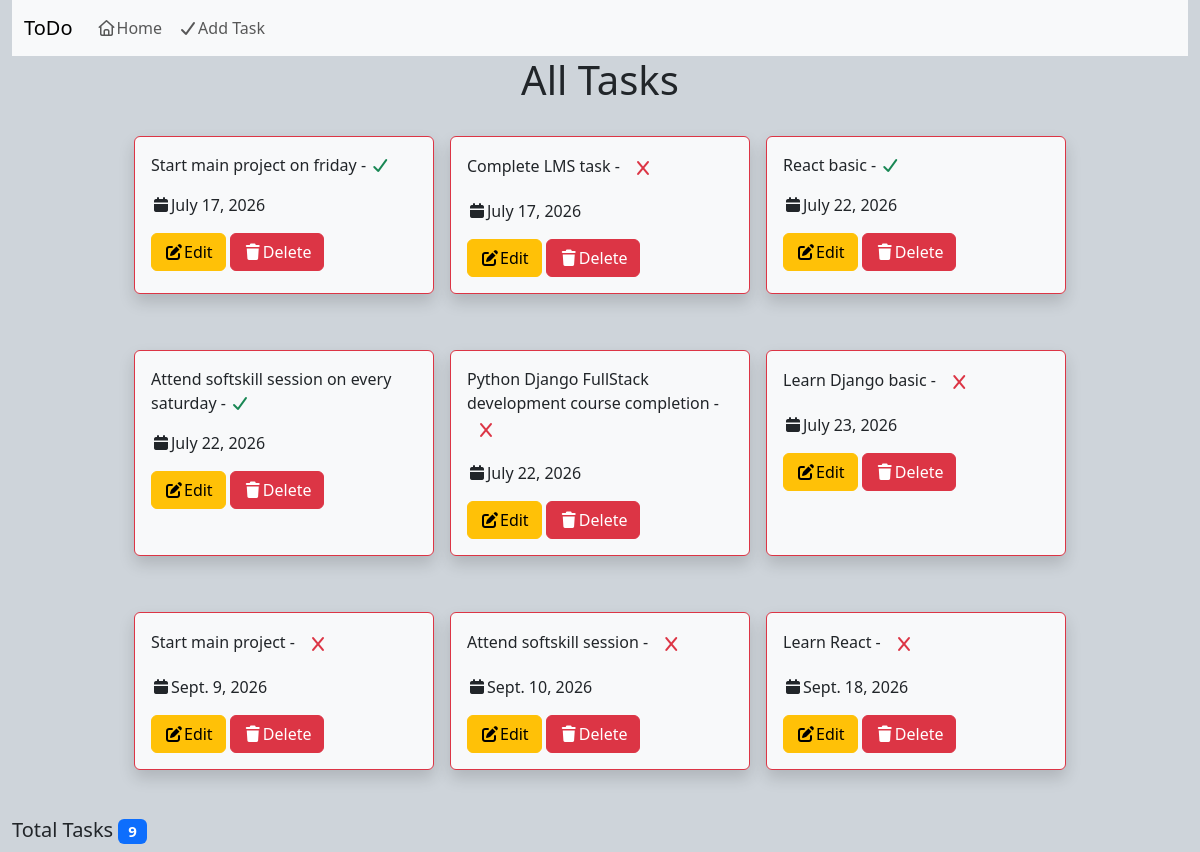
The app's page /, older data.
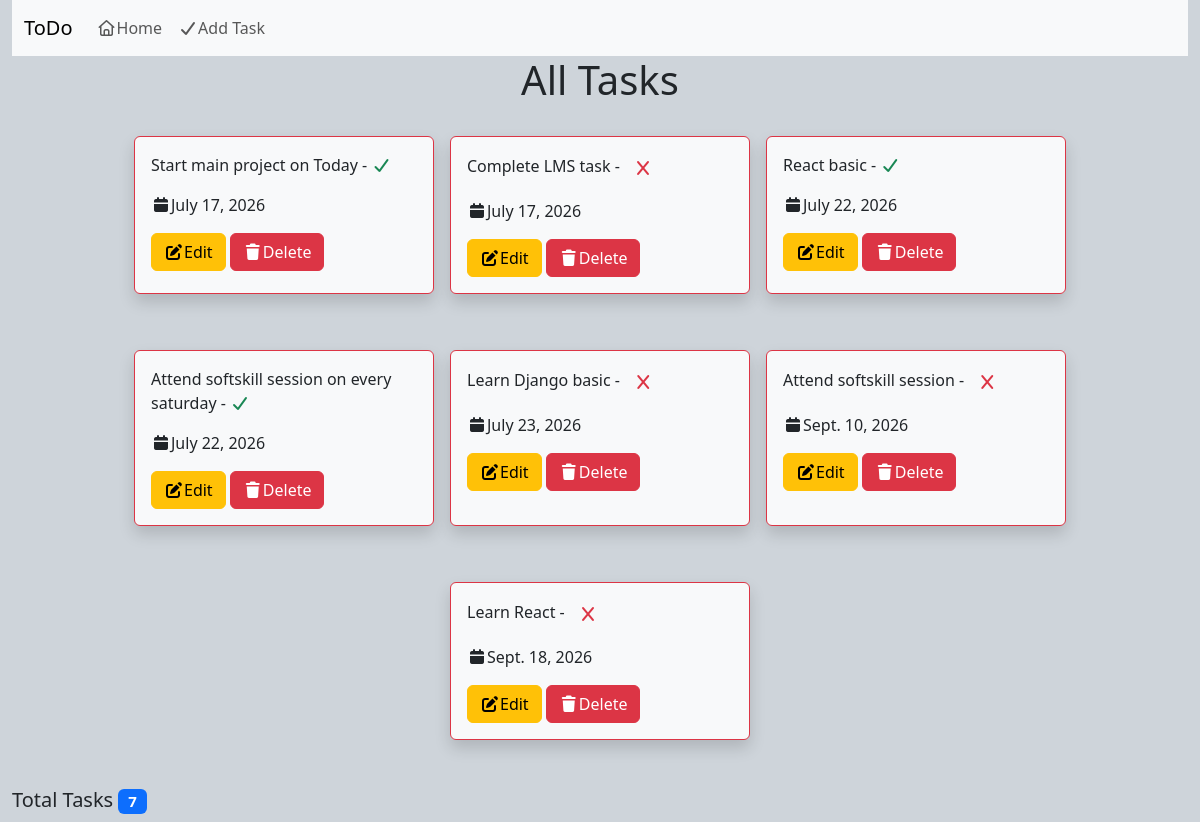
The same page, newer data.
### tasks/models.py (models this page shows)
class ToDos(models.Model):
    task=models.CharField(max_length=100)
    is_completed=models.BooleanField(default=False)
    date=models.DateField(auto_now_add=True)

### tasks/views.py (the view)
# urls.py: path('',views.all_tasks),
def all_tasks(request):
    my_task=ToDos.objects.all()
    return render(request,'all-tasks.html',{'data':my_task})

### templates/all-tasks.html (shortened to what this page needs)
<!DOCTYPE html>
<html lang="en">
<head>
    <link href="https://cdn.jsdelivr.net/npm/bootstrap@5.3.8/dist/css/bootstrap.min.css" rel="stylesheet"
>
    <link rel="stylesheet" href="https://cdnjs.cloudflare.com/ajax/libs/font-awesome/7.3.0/css/all.min.css">
</head>
<body class="container-fluid bg-dark-subtle ">
    <nav class="navbar navbar-expand-lg bg-body-tertiary">
        <div class="container-fluid">
            <a class="navbar-brand" href="#">ToDo</a>
            <div class="collapse navbar-collapse" id="navbarNavDropdown">
                <ul class="navbar-nav">
                    <li class="nav-item">
                        <a class="nav-link" href="/"><i class="fa-regular fa-house"></i>Home</a>
                    </li>
                    <li class="nav-item">
                        <a class="nav-link" href="/add-task"><i class="fa-solid fa-check text-gray"></i>Add Task</a>
                    </li>
                </ul>
            </div>
        </div>
    </nav>
    <h1 class="text-center mb-4">All Tasks</h1>
    <div class="row justify-content-center">
        {% for t in data %}
        <div class="btn-waring col-lg-3 col-md-4 col-sm-6 border border-danger m-2 p-2 rounded shadow p-3 mb-5 bg-body-tertiary">
            <p>{{t.task}} - {% if t.is_completed %}<i class="fa-solid fa-check text-success"></i>{% else %}<i class="fa-solid fa-x btn text-danger"></i>{% endif %}</p>
            <p><i class="fa-solid fa-calendar"></i>{{t.date}}</p>
            <a href="/update-task/{{t.id}}" class="btn btn-warning"><i class="fa-solid fa-pen-to-square"></i>Edit</a>
            <a href="/delete-task/{{t.id}}" class="btn btn-danger" onclick="return confirmDelete()"><i class="fa-solid fa-trash"></i>Delete</a>
        </div>
        {% endfor %}
    </div>
    <h5>
    Total Tasks
    <span class="badge bg-primary">
        {{ data|length }}
    </span>
</h5>
</body>
</html>

Row changes from the older to the newer data that the page shows:
removed ToDos: task "Python Django FullStack development course completion", is_completed False (drawn), date "July 22, 2026"
removed ToDos: task "Start main project", is_completed False (drawn), date "Sept. 9, 2026"
changed ToDos: task "Start main project on friday" → "Start main project on Today"
Text that changed along with them:
{{ data|length }}: "9" → "7"
